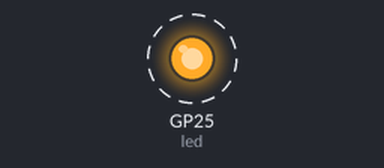
Bench run of a program on a simulated Raspberry Pi Pico running MicroPython. On the bench: output pins drawn as LEDs (lit = HIGH). Dashed ring = blinking. What the program prints to the serial console is not drawn.

Above: at 0.5 s.
Timing chart, 0 to 4.6 s (numbered marks = the images above):
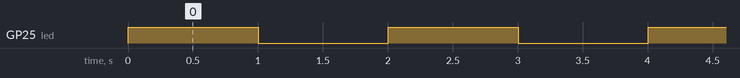

Measured:
- by itself, GP25 (led): alternates HIGH for 1.0 s and LOW for 1.0 s

The program:

core.py
```python
import machine
import time
from lib.phew import get_ip_address

led = machine.Pin('LED', machine.Pin.OUT) #configure LED Pin as an output pin and create and led object for Pin class
ip = get_ip_address()

while True:
  led.value(True)  #turn on the LED
  print(f"LED is on, IP address: {ip}, waiting for 1 second...")
  time.sleep(1)   #wait for one second
  led.value(False)  #turn off the LED
  print(f"LED is off, IP address: {ip}, waiting for 1 second...")
  time.sleep(1)   #wait for one second
```
